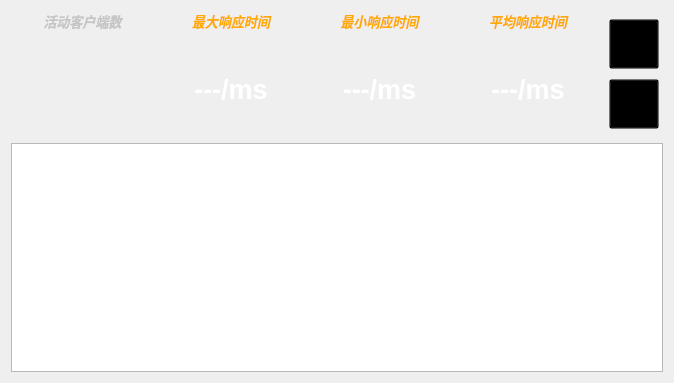
<?xml version="1.0" encoding="UTF-8"?>
<ui version="4.0">
 <class>NetWorkWidget</class>
 <widget class="QWidget" name="NetWorkWidget">
  <property name="geometry">
   <rect>
    <x>0</x>
    <y>0</y>
    <width>674</width>
    <height>383</height>
   </rect>
  </property>
  <property name="windowTitle">
   <string>Form</string>
  </property>
  <layout class="QVBoxLayout" name="verticalLayout_2">
   <item>
    <layout class="QHBoxLayout" name="horizontalLayout_2">
     <item>
      <layout class="QHBoxLayout" name="horizontalLayout">
       <item>
        <layout class="QVBoxLayout" name="verticalLayoutConnect">
         <item>
          <widget class="QLabel" name="ConnectNumLabel">
           <property name="font">
            <font>
             <pointsize>10</pointsize>
             <weight>75</weight>
             <italic>true</italic>
             <bold>true</bold>
            </font>
           </property>
           <property name="styleSheet">
            <string notr="true">color: rgb(197, 197, 197);</string>
           </property>
           <property name="text">
            <string>活动客户端数</string>
           </property>
           <property name="alignment">
            <set>Qt::AlignHCenter|Qt::AlignTop</set>
           </property>
          </widget>
         </item>
         <item>
          <widget class="QWidget" name="LinkingNumwidget" native="true">
           <property name="minimumSize">
            <size>
             <width>100</width>
             <height>100</height>
            </size>
           </property>
          </widget>
         </item>
        </layout>
       </item>
       <item>
        <layout class="QVBoxLayout" name="verticalLayoutMaxTimeOut">
         <property name="spacing">
          <number>0</number>
         </property>
         <item>
          <widget class="QLabel" name="MaxTimeOutLabel">
           <property name="font">
            <font>
             <pointsize>10</pointsize>
             <weight>75</weight>
             <italic>true</italic>
             <bold>true</bold>
            </font>
           </property>
           <property name="layoutDirection">
            <enum>Qt::LeftToRight</enum>
           </property>
           <property name="styleSheet">
            <string notr="true">color: rgb(255, 170, 0);
</string>
           </property>
           <property name="text">
            <string>最大响应时间</string>
           </property>
           <property name="textFormat">
            <enum>Qt::PlainText</enum>
           </property>
           <property name="alignment">
            <set>Qt::AlignHCenter|Qt::AlignTop</set>
           </property>
          </widget>
         </item>
         <item>
          <widget class="QLabel" name="MaxTimeOutText">
           <property name="font">
            <font>
             <pointsize>20</pointsize>
             <weight>75</weight>
             <bold>true</bold>
            </font>
           </property>
           <property name="styleSheet">
            <string notr="true">color:rgb(255, 255, 255);
</string>
           </property>
           <property name="text">
            <string>---/ms</string>
           </property>
           <property name="textFormat">
            <enum>Qt::AutoText</enum>
           </property>
           <property name="alignment">
            <set>Qt::AlignHCenter|Qt::AlignTop</set>
           </property>
          </widget>
         </item>
        </layout>
       </item>
       <item>
        <layout class="QVBoxLayout" name="verticalLayoutMinTimeOut">
         <property name="spacing">
          <number>0</number>
         </property>
         <item>
          <widget class="QLabel" name="MinTimeOutLabel">
           <property name="font">
            <font>
             <pointsize>10</pointsize>
             <weight>75</weight>
             <italic>true</italic>
             <bold>true</bold>
            </font>
           </property>
           <property name="styleSheet">
            <string notr="true">color: rgb(255, 170, 0);
</string>
           </property>
           <property name="text">
            <string>最小响应时间</string>
           </property>
           <property name="alignment">
            <set>Qt::AlignHCenter|Qt::AlignTop</set>
           </property>
          </widget>
         </item>
         <item>
          <widget class="QLabel" name="MinTimeOutText">
           <property name="font">
            <font>
             <pointsize>20</pointsize>
             <weight>75</weight>
             <bold>true</bold>
            </font>
           </property>
           <property name="styleSheet">
            <string notr="true">color:rgb(255, 255, 255);
</string>
           </property>
           <property name="text">
            <string>---/ms</string>
           </property>
           <property name="textFormat">
            <enum>Qt::AutoText</enum>
           </property>
           <property name="alignment">
            <set>Qt::AlignHCenter|Qt::AlignTop</set>
           </property>
          </widget>
         </item>
        </layout>
       </item>
       <item>
        <layout class="QVBoxLayout" name="verticalLayoutAverage">
         <property name="spacing">
          <number>0</number>
         </property>
         <item>
          <widget class="QLabel" name="AverageTimeOutLabel">
           <property name="font">
            <font>
             <pointsize>10</pointsize>
             <weight>75</weight>
             <italic>true</italic>
             <bold>true</bold>
            </font>
           </property>
           <property name="styleSheet">
            <string notr="true">color: rgb(255, 170, 0);
</string>
           </property>
           <property name="text">
            <string>平均响应时间</string>
           </property>
           <property name="alignment">
            <set>Qt::AlignHCenter|Qt::AlignTop</set>
           </property>
          </widget>
         </item>
         <item>
          <widget class="QLabel" name="AverageTimeOutText">
           <property name="font">
            <font>
             <pointsize>20</pointsize>
             <weight>75</weight>
             <bold>true</bold>
            </font>
           </property>
           <property name="styleSheet">
            <string notr="true">color:rgb(255, 255, 255);
</string>
           </property>
           <property name="text">
            <string>---/ms</string>
           </property>
           <property name="alignment">
            <set>Qt::AlignHCenter|Qt::AlignTop</set>
           </property>
          </widget>
         </item>
        </layout>
       </item>
      </layout>
     </item>
     <item>
      <layout class="QVBoxLayout" name="verticalLayout">
       <property name="leftMargin">
        <number>4</number>
       </property>
       <property name="topMargin">
        <number>4</number>
       </property>
       <property name="rightMargin">
        <number>4</number>
       </property>
       <property name="bottomMargin">
        <number>4</number>
       </property>
       <item>
        <widget class="QPushButton" name="ThreadPoolButton">
         <property name="minimumSize">
          <size>
           <width>50</width>
           <height>50</height>
          </size>
         </property>
         <property name="maximumSize">
          <size>
           <width>50</width>
           <height>50</height>
          </size>
         </property>
         <property name="styleSheet">
          <string notr="true">QPushButton
{   
    
	border-image: url(:/image/Ico/ThreadPoolbuttonStop.ico);
    background:transparent; 
}
QPushButton:hover
{
    
	border-image: url(:/image/Ico/ThreadPoolbuttonStop.ico);
	background:transparent; 
	color: rgb(167, 167, 167);
	border:4px groove white;
	border-radius:10px;
	padding:2px 4px;
}

QPushButton:pressed
{
	border-image: url(:/image/Ico/ThreadPoolbuttonStart.ico);
}
QPushButton:checked
{
	border-image: url(:/image/Ico/ThreadPoolbuttonStart.ico);
}
QToolTip{
	color: rgb(0, 0, 0);
	background-color: rgb(255, 255, 255);
}</string>
         </property>
         <property name="text">
          <string/>
         </property>
         <property name="checkable">
          <bool>true</bool>
         </property>
         <property name="checked">
          <bool>false</bool>
         </property>
        </widget>
       </item>
       <item>
        <widget class="QPushButton" name="StartButton">
         <property name="minimumSize">
          <size>
           <width>50</width>
           <height>50</height>
          </size>
         </property>
         <property name="maximumSize">
          <size>
           <width>50</width>
           <height>50</height>
          </size>
         </property>
         <property name="styleSheet">
          <string notr="true">QPushButton
{   
	
	border-image: url(:/image/Ico/TextbuttonStop.ico);
    background:transparent; 
}
QPushButton:hover
{
	border-image: url(:/image/Ico/TextbuttonStop.ico);
	color: rgb(167, 167, 167);
	border:4px groove white;
	border-radius:10px;
	padding:2px 4px;
}

QPushButton:pressed
{
	border-image: url(:/image/Ico/TextbuttonStart.ico);
}
QPushButton:checked
{
	border-image: url(:/image/Ico/TextbuttonStart.ico);
}
QToolTip{
	color: rgb(0, 0, 0);
	background-color: rgb(255, 255, 255);
}
</string>
         </property>
         <property name="text">
          <string/>
         </property>
         <property name="checkable">
          <bool>true</bool>
         </property>
         <property name="checked">
          <bool>false</bool>
         </property>
         <property name="autoExclusive">
          <bool>false</bool>
         </property>
         <property name="flat">
          <bool>false</bool>
         </property>
        </widget>
       </item>
      </layout>
     </item>
    </layout>
   </item>
   <item>
    <widget class="QTableWidget" name="TesttableWidget">
     <property name="minimumSize">
      <size>
       <width>100</width>
       <height>100</height>
      </size>
     </property>
     <property name="styleSheet">
      <string notr="true"/>
     </property>
    </widget>
   </item>
  </layout>
 </widget>
 <resources/>
 <connections/>
</ui>
